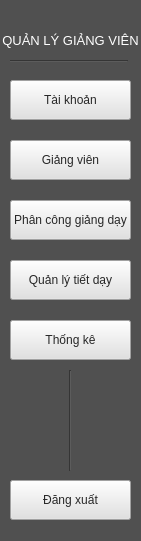
   <widget class="QWidget" name="MainMenu" native="true">
    <property name="geometry">
     <rect>
      <x>0</x>
      <y>0</y>
      <width>141</width>
      <height>541</height>
     </rect>
    </property>
    <property name="styleSheet">
     <string notr="true">QWidget{
	background-color: rgb(80, 80, 80);
}
</string>
    </property>
    <widget class="QPushButton" name="btnTaiKhoan">
     <property name="geometry">
      <rect>
       <x>10</x>
       <y>80</y>
       <width>121</width>
       <height>40</height>
      </rect>
     </property>
     <property name="styleSheet">
      <string notr="true">QPushButton {
	color: rgb(39, 39, 39);
	background-color: rgb(225, 225, 225);
}</string>
     </property>
     <property name="text">
      <string>Tài khoản</string>
     </property>
    </widget>
    <widget class="QPushButton" name="btnGiangVien">
     <property name="geometry">
      <rect>
       <x>10</x>
       <y>140</y>
       <width>121</width>
       <height>40</height>
      </rect>
     </property>
     <property name="styleSheet">
      <string notr="true">QPushButton {
	color: rgb(39, 39, 39);
background-color: rgb(225, 225, 225);
}</string>
     </property>
     <property name="text">
      <string>Giảng viên</string>
     </property>
    </widget>
    <widget class="QPushButton" name="btnPCGD">
     <property name="geometry">
      <rect>
       <x>10</x>
       <y>200</y>
       <width>121</width>
       <height>40</height>
      </rect>
     </property>
     <property name="styleSheet">
      <string notr="true">QPushButton {
	color: rgb(39, 39, 39);
background-color: rgb(225, 225, 225);
}</string>
     </property>
     <property name="text">
      <string>Phân công giảng dạy</string>
     </property>
    </widget>
    <widget class="QPushButton" name="btnQLTD">
     <property name="geometry">
      <rect>
       <x>10</x>
       <y>260</y>
       <width>121</width>
       <height>40</height>
      </rect>
     </property>
     <property name="styleSheet">
      <string notr="true">QPushButton {
	color: rgb(39, 39, 39);
background-color: rgb(225, 225, 225);
}</string>
     </property>
     <property name="text">
      <string>Quản lý tiết dạy</string>
     </property>
    </widget>
    <widget class="QPushButton" name="btnThongKe">
     <property name="geometry">
      <rect>
       <x>10</x>
       <y>320</y>
       <width>121</width>
       <height>40</height>
      </rect>
     </property>
     <property name="styleSheet">
      <string notr="true">QPushButton {
	color: rgb(39, 39, 39);
background-color: rgb(225, 225, 225);
}</string>
     </property>
     <property name="text">
      <string>Thống kê</string>
     </property>
    </widget>
    <widget class="QLabel" name="label">
     <property name="geometry">
      <rect>
       <x>0</x>
       <y>10</y>
       <width>141</width>
       <height>61</height>
      </rect>
     </property>
     <property name="font">
      <font>
       <pointsize>10</pointsize>
      </font>
     </property>
     <property name="styleSheet">
      <string notr="true">QLabel {
	color:white;
}</string>
     </property>
     <property name="text">
      <string>QUẢN LÝ GIẢNG VIÊN</string>
     </property>
     <property name="alignment">
      <set>Qt::AlignCenter</set>
     </property>
    </widget>
    <widget class="QPushButton" name="btnDangXuat">
     <property name="geometry">
      <rect>
       <x>10</x>
       <y>480</y>
       <width>121</width>
       <height>40</height>
      </rect>
     </property>
     <property name="styleSheet">
      <string notr="true">QPushButton {
	color: rgb(39, 39, 39);
background-color: rgb(225, 225, 225);
}</string>
     </property>
     <property name="text">
      <string>Đăng xuất</string>
     </property>
     <property name="icon">
      <iconset>
       <normaloff>:/icon/thongke.qrc</normaloff>:/icon/thongke.qrc</iconset>
     </property>
     <property name="checkable">
      <bool>true</bool>
     </property>
    </widget>
    <widget class="Line" name="line">
     <property name="geometry">
      <rect>
       <x>60</x>
       <y>370</y>
       <width>20</width>
       <height>101</height>
      </rect>
     </property>
     <property name="orientation">
      <enum>Qt::Vertical</enum>
     </property>
    </widget>
    <widget class="Line" name="line_2">
     <property name="geometry">
      <rect>
       <x>10</x>
       <y>60</y>
       <width>118</width>
       <height>3</height>
      </rect>
     </property>
     <property name="orientation">
      <enum>Qt::Horizontal</enum>
     </property>
    </widget>
   </widget>
